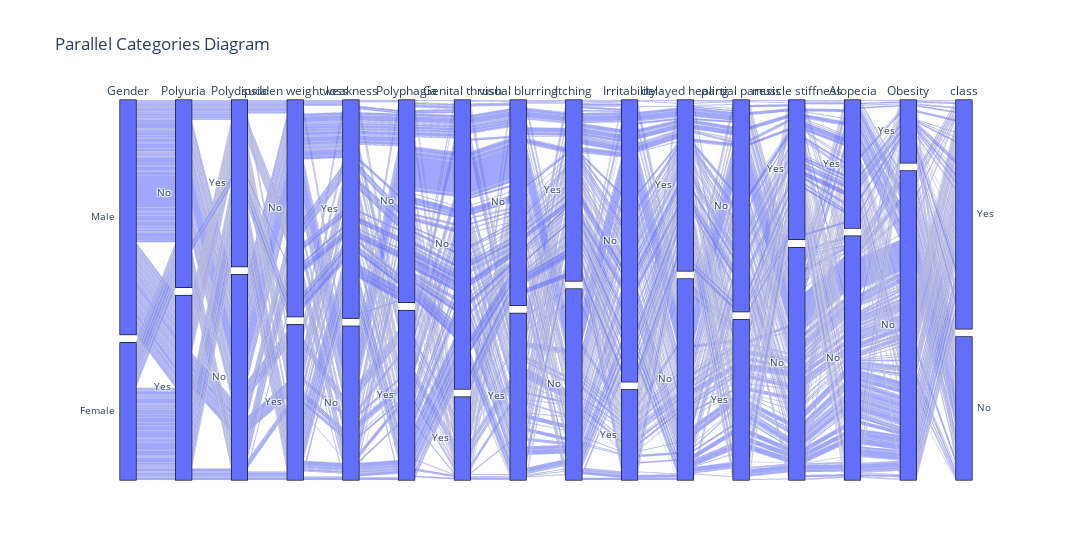

Here is the notebook cell this chart was saved with:
### Code cell
# seeing the parallel categories diagram (also known as parallel sets or alluvial diagram):
fig = px.parallel_categories(df, title = 'Parallel Categories Diagram', width=1800)
fig.show()                        #plotting

### Figure 1 — Plotly figure (JSON) as saved in the notebook; plotly's stock layout.template omitted (floating-point values rounded to 4 significant figures; data arrays with more than 128 entries replaced by an {"elided": "..."} marker saying what was removed)
{"data": [{"domain": {"y": [0, 1], "x": [0, 1]}, "type": "parcats", "dimensions": [{"values": {"elided": "520 str values"}, "label": "Gender"}, {"values": {"elided": "520 str values"}, "label": "Polyuria"}, {"values": {"elided": "520 str values"}, "label": "Polydipsia"}, {"values": {"elided": "520 str values"}, "label": "sudden weight loss"}, {"values": {"elided": "520 str values"}, "label": "weakness"}, {"values": {"elided": "520 str values"}, "label": "Polyphagia"}, {"values": {"elided": "520 str values"}, "label": "Genital thrush"}, {"values": {"elided": "520 str values"}, "label": "visual blurring"}, {"values": {"elided": "520 str values"}, "label": "Itching"}, {"values": {"elided": "520 str values"}, "label": "Irritability"}, {"values": {"elided": "520 str values"}, "label": "delayed healing"}, {"values": {"elided": "520 str values"}, "label": "partial paresis"}, {"values": {"elided": "520 str values"}, "label": "muscle stiffness"}, {"values": {"elided": "520 str values"}, "label": "Alopecia"}, {"values": {"elided": "520 str values"}, "label": "Obesity"}, {"values": {"elided": "520 str values"}, "label": "class"}], "name": ""}], "layout": {"width": 1800, "legend": {"tracegroupgap": 0}, "title": {"text": "Parallel Categories Diagram"}}}
